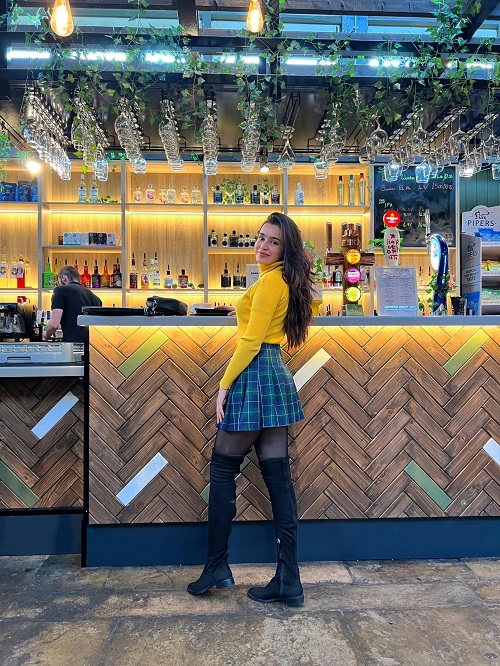
#> input picture ankita.jpg, 500 x 666 px
$ jupyter execute Read,write,conversion.ipynb
#> lines starting #> are read from the running program, lines starting #| are printed output that depends on the picture
[cell 1]
import cv2
import numpy as np

# way to load the image
img=cv2.imread("ankita.jpg")
#> img is the input picture: shape (666, 500, 3); mean B, G, R 100, 108.9, 110.9

# way to split the channels of image
r,b,g = cv2.split(img)
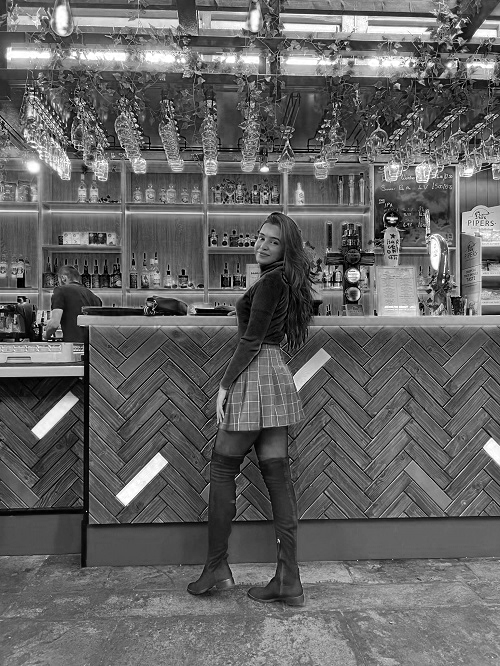
#> r: shape (666, 500); min 0, max 255, mean 100
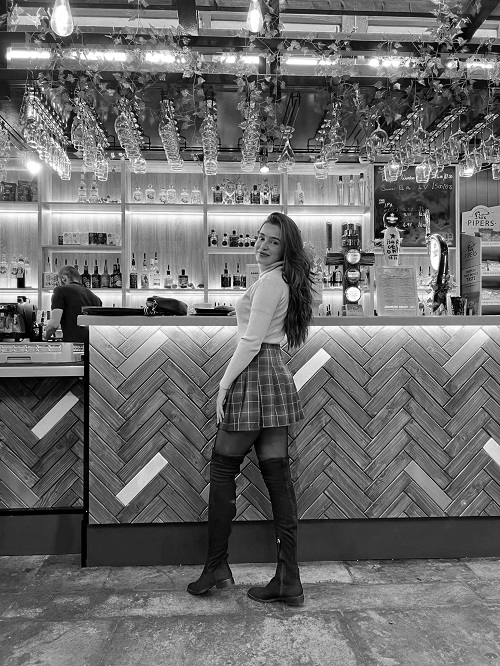
#> b: shape (666, 500); min 0, max 255, mean 108.9
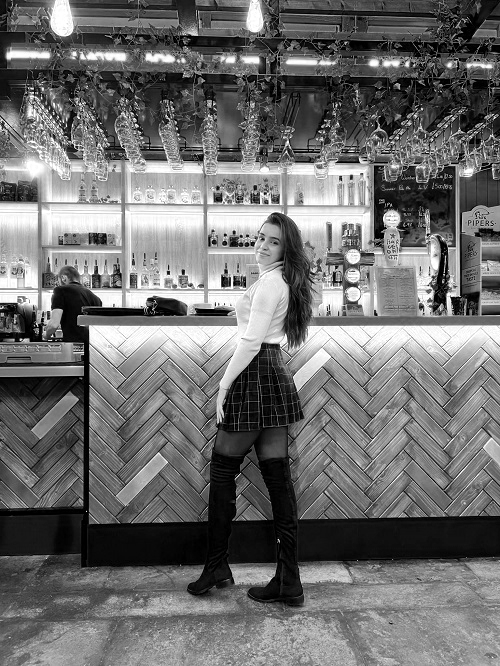
#> g: shape (666, 500); min 0, max 255, mean 110.9

# way to merge the all the channels of image
merge_img = cv2.merge([r,b,g])

# color conversion BGR to GRAY or BGR to HSV
gray=cv2.cvtColor(img,cv2.COLOR_BGR2GRAY)
hsv=cv2.cvtColor(img,cv2.COLOR_BGR2HSV)
#> hsv: shape (666, 500, 3); mean H, S, V 59.5, 98.9, 129.8

# way to write the image
cv2.imwrite("cute_girl.png",img)
cv2.imwrite("cute_girl_GRAY.png",gray)
cv2.imwrite("cute_girl_HSV.png",hsv)

# way to show the image
cv2.imshow("red",r)
cv2.imshow("blue",b)
cv2.imshow("green",g)
cv2.imshow("merge_img",merge_img)
cv2.imshow("cute_girl_HSV.png",hsv)
cv2.waitKey(0)

$ run again, with bird.jpg copied over ankita.jpg
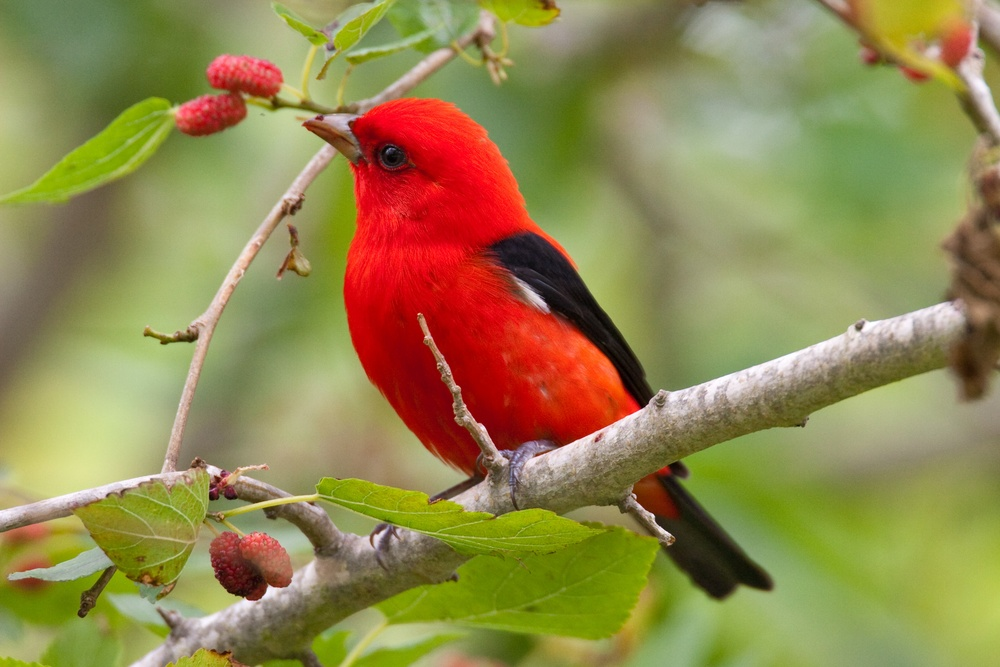
#> input picture bird.jpg, 1000 x 667 px, shrunk from 3044 x 2029 before the run
#> img is the input picture: shape (667, 1000, 3); mean B, G, R 79.6, 134.6, 146.8
#> `r,b,g = cv2.split(img)`:
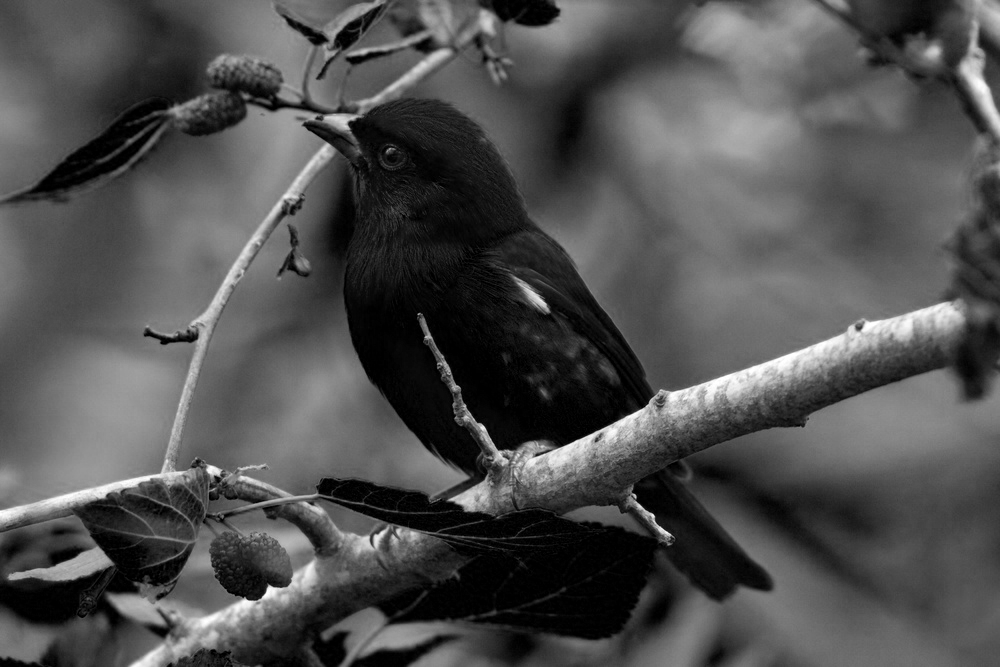
#> r: shape (667, 1000); min 0, max 255, mean 79.6
#> `gray=cv2.cvtColor(img,cv2.COLOR_BGR2GRAY)`:
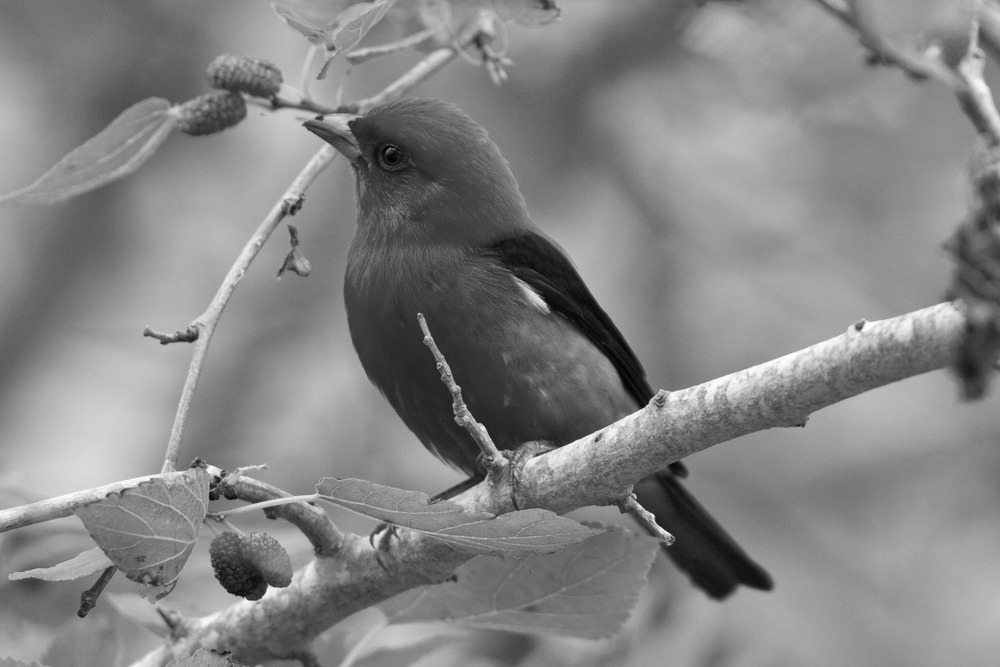
#> gray: shape (667, 1000); min 2, max 255, mean 132
#> hsv: shape (667, 1000, 3); mean H, S, V 38.9, 127.3, 156.7
